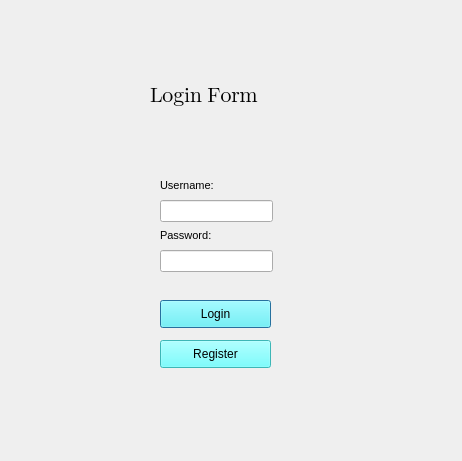
<?xml version="1.0" encoding="UTF-8"?>
<ui version="4.0">
 <class>Dialog</class>
 <widget class="QDialog" name="Dialog">
  <property name="geometry">
   <rect>
    <x>0</x>
    <y>0</y>
    <width>462</width>
    <height>461</height>
   </rect>
  </property>
  <property name="windowTitle">
   <string>Dialog</string>
  </property>
  <property name="styleSheet">
   <string notr="true">QDialog{
background-color: qlineargradient(spread:pad, x1:0, y1:0, x2:1, y2:0, stop:0 rgba(183, 255, 255, 255), stop:1 rgba(255, 255, 255, 255));
};

</string>
  </property>
  <widget class="QPushButton" name="loginPushButton">
   <property name="geometry">
    <rect>
     <x>160</x>
     <y>300</y>
     <width>111</width>
     <height>28</height>
    </rect>
   </property>
   <property name="styleSheet">
    <string notr="true">
background-color: rgb(85, 255, 255);
</string>
   </property>
   <property name="text">
    <string>Login</string>
   </property>
  </widget>
  <widget class="QPushButton" name="registerPushButton">
   <property name="geometry">
    <rect>
     <x>160</x>
     <y>340</y>
     <width>111</width>
     <height>28</height>
    </rect>
   </property>
   <property name="styleSheet">
    <string notr="true">background-color: rgb(85, 255, 255);</string>
   </property>
   <property name="text">
    <string>Register</string>
   </property>
  </widget>
  <widget class="QLabel" name="label">
   <property name="geometry">
    <rect>
     <x>160</x>
     <y>170</y>
     <width>101</width>
     <height>31</height>
    </rect>
   </property>
   <property name="font">
    <font>
     <pointsize>8</pointsize>
    </font>
   </property>
   <property name="text">
    <string>Username:</string>
   </property>
   <property name="alignment">
    <set>Qt::AlignLeading|Qt::AlignLeft|Qt::AlignVCenter</set>
   </property>
  </widget>
  <widget class="QLabel" name="label_2">
   <property name="geometry">
    <rect>
     <x>160</x>
     <y>220</y>
     <width>91</width>
     <height>31</height>
    </rect>
   </property>
   <property name="font">
    <font>
     <pointsize>8</pointsize>
    </font>
   </property>
   <property name="text">
    <string>Password:</string>
   </property>
  </widget>
  <widget class="QLineEdit" name="lineEdit">
   <property name="geometry">
    <rect>
     <x>160</x>
     <y>200</y>
     <width>113</width>
     <height>22</height>
    </rect>
   </property>
  </widget>
  <widget class="QLineEdit" name="lineEdit_2">
   <property name="geometry">
    <rect>
     <x>160</x>
     <y>250</y>
     <width>113</width>
     <height>22</height>
    </rect>
   </property>
  </widget>
  <widget class="QLabel" name="label_3">
   <property name="geometry">
    <rect>
     <x>150</x>
     <y>70</y>
     <width>161</width>
     <height>51</height>
    </rect>
   </property>
   <property name="font">
    <font>
     <family>Segoe UI Emoji</family>
     <pointsize>16</pointsize>
    </font>
   </property>
   <property name="text">
    <string>Login Form</string>
   </property>
  </widget>
 </widget>
 <resources/>
 <connections/>
</ui>
